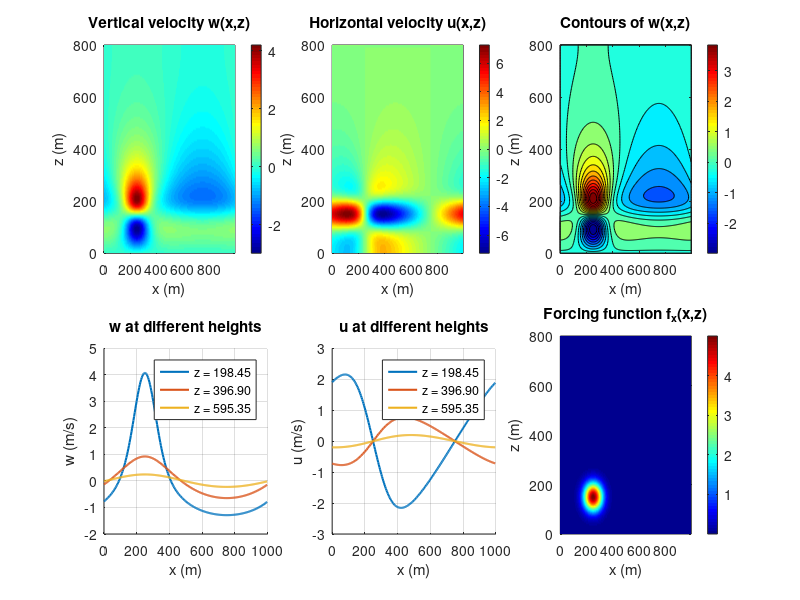

Write MATLAB code to recreate this figure. (Note: this script raises an error after producing the figure.)
%% 
% Wind Turbine Flow Solver - Tasks 4 & 5
% Spectral method in x, finite differences in z

clear; clc;

% Setup parameters
Lx = 1000;          
Lz = 800;
Nx = 256;          
Nz = 128;           
U0 = 20;          

dx = Lx / Nx;
dz = Lz / (Nz + 1);
x = linspace(0, Lx - dx, Nx);
z = linspace(0, Lz, Nz + 2);  % including ghost points


% Define forcing - using gaussian to model turbine
x_0 = Lx/4;     
z_0 = 150;       
sigma_x = 50;           
sigma_z = 40; 

% Choose a large A to amplify the effect
A = 5;  

[X, Z] = meshgrid(x, z);
fx = A * exp(-((X - x_0).^2 / (2 * sigma_x^2) + ...
                       (Z - z_0).^2 / (2 * sigma_z^2)));

% FFT in x-direction
fx_hat = fft(fx, [], 2) / Nx;  
w_hat = zeros(Nz + 2, Nx);

% pis because its periodic
k_vec = 2 * pi * [0:Nx/2, -Nx/2+1:-1] / Lx;

% Main loop - solve for each wavenumber
for k = 1:Nx
    bk = k_vec(k);
    
    % Build matrix A - same as derived in task 3
    A = zeros(Nz + 2, Nz + 2);
    
    A(1, 1) = 1;  % bottom BC: w=0
    
    % interior poits
    for j = 2:Nz+1
        A(j, j-1) = 1;
        A(j, j) = -(2 + dz^2 * bk^2);
        A(j, j+1) = 1;
    end
    
    % top BC: dw/dz = 0
    A(Nz+2, Nz) = -1;
    A(Nz+2, Nz+1) = 0;
    A(Nz+2, Nz+2) = 1;
    
    % RHS vector
    rhs = zeros(Nz + 2, 1);
    %b(1) = 0;
    
    for j = 2:Nz+1
        rhs(j) = dz * (fx_hat(j+1, k) - fx_hat(j-1, k)) / (2 * U0);
    end
    
    %b(Nz+2) = 0;
    
    % solve system
    w_hat(:, k) = A \ rhs;
    
    if k==1
        w_hat(:,k)=0;
    end
end

% inverse FFT to get w(x,z)
w = real(ifft(w_hat * Nx, [], 2));

% Recover u from continuity: du/dx = -dw/dz
dwdz = zeros(Nz + 2, Nx);
for j = 2:Nz+1
    dwdz(j, :) = (w(j+1, :) - w(j-1, :)) / (2 * dz);
end
dwdz(1, :) = (w(2, :) - w(1, :)) / dz;
dwdz(Nz+2, :) = (w(Nz+2, :) - w(Nz+1, :)) / dz;

% FFT then integrate by dividing by ik
dwdz_hat = fft(dwdz, [], 2) / Nx;
u_hat = zeros(Nz + 2, Nx);
for k = 1:Nx
    if abs(k_vec(k)) > 1e-10  
        u_hat(:, k) = 1i * dwdz_hat(:, k) / k_vec(k);
    else
        u_hat(:, k) = 0;  
    end
end

u = real(ifft(u_hat * Nx, [], 2));

% Plots
figure('Position', [100, 100, 1200, 800]);

subplot(2, 3, 1);
pcolor(X, Z, w);
shading interp;
colorbar;
xlabel('x (m)');
ylabel('z (m)');
title('Vertical velocity w(x,z)');
colormap(jet);

subplot(2, 3, 2);
pcolor(X, Z, u);
shading interp;
colorbar;
xlabel('x (m)');
ylabel('z (m)');
title('Horizontal velocity u(x,z)');
colormap(jet);

subplot(2, 3, 3);
contourf(X, Z, w, 20);
colorbar;
xlabel('x (m)');
ylabel('z (m)');
title('Contours of w(x,z)');

% plot w at a few different heights
subplot(2, 3, 4);
heights_idx = round([Nz/4, Nz/2, 3*Nz/4]) + 1;
hold on;
for idx = heights_idx
    plot(x, w(idx, :), 'LineWidth', 1.5, ...
         'DisplayName', sprintf('z = %.2f', z(idx)));
end
hold off;
xlabel('x (m)');
ylabel('w (m/s)');
title('w at different heights');
legend('Location', 'best');
grid on;

subplot(2, 3, 5);
hold on;
for idx = heights_idx
    plot(x, u(idx, :), 'LineWidth', 1.5, ...
         'DisplayName', sprintf('z = %.2f', z(idx)));
end
hold off;
xlabel('x (m)');
ylabel('u (m/s)');
title('u at different heights');
legend('Location', 'best');
grid on;

subplot(2, 3, 6);
pcolor(X, Z, fx);
shading interp;
colorbar;
xlabel('x (m)');
ylabel('z (m)');
title('Forcing function f_x(x,z)');
colormap(jet);

sgtitle('Wind Turbine Flow Simulation Results');

%% save
save('wind_turbine_results.mat', 'x', 'z', 'w', 'u', 'fx', 'X', 'Z','U0','Lx','Lz','x_0','z_0');
fprintf('Done!\n');
